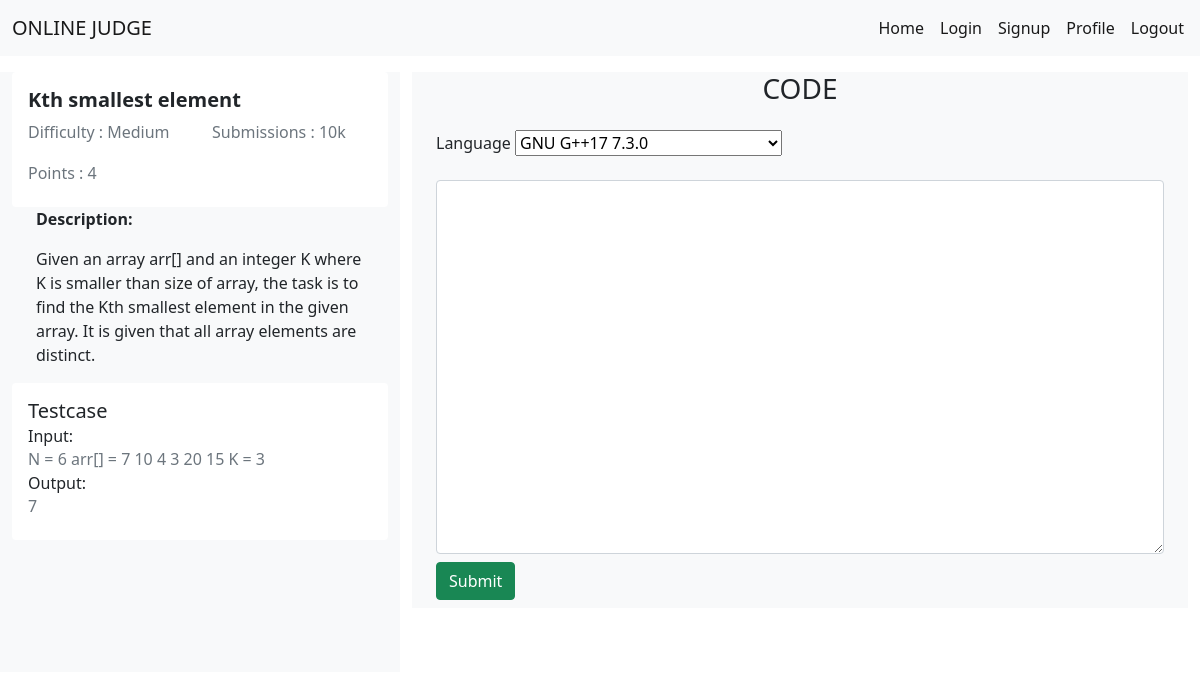
Page /online_judge/problem/104 on the committed database.
### online_judge/models.py (models this page shows, shortened)
class Problem(models.Model):
    problemId = models.IntegerField(primary_key=True)
    title = models.CharField(null=False, max_length=200)
    description = models.CharField(null=False, max_length=2000)
    difficulty = models.CharField(null=False, max_length=10)
    solved = models.BooleanField(default=False)
    score = models.IntegerField(default=0)
    topic = models.CharField(null=False, max_length=30)

class Testcase(models.Model):
    problemId = models.ForeignKey(Problem, on_delete=models.CASCADE)
    input = models.CharField(null=False, max_length=1000)
    output = models.CharField(null=False, max_length=1000)

### online_judge/views.py (the view)
# urls.py: path('problem/<int:problem_id>', views.submission, name='submission'),
def submission(request, problem_id):
    problem = get_object_or_404(Problem, pk=problem_id)
    return render(request, 'pages/submission.html', {'problem': problem})

### online_judge/templates/pages/submission.html (shortened to what this page needs)
<!DOCTYPE html>
<html lang="en">
<head>
    <link href="https://cdn.jsdelivr.net/npm/bootstrap@5.0.2/dist/css/bootstrap.min.css" rel="stylesheet">
</head>
<body>
    <nav class="navbar navbar-expand-lg navbar-light bg-light">
        <div class="container-fluid">
            <a class="navbar-brand" href="#">ONLINE JUDGE</a>
        </div>
        <div class="collapse navbar-collapse align-items-right mx-2" id="navbarScroll">
            <div class="d-flex">
                <ul class="navbar-nav me-auto my-2 my-lg-0 navbar-nav-scroll" style="--bs-scroll-height: 100px;">
                    <li class="nav-item">
                        <a class="nav-link active" aria-current="page" href="home">Home</a>
                    </li>
                    <li class="nav-item">
                        <a class="nav-link active" aria-current="page" href="login">Login</a>
                    </li>
                    <li class="nav-item">
                        <a class="nav-link active" aria-current="page" href="signup">Signup</a>
                    </li>
                    <li class="nav-item">
                        <a class="nav-link active" aria-current="page" href="profile">Profile</a>
                    </li>
                    <li class="nav-item">
                        <a class="nav-link active" aria-current="page" href="logout">Logout</a>
                    </li>
                </ul>
            </div>
        </div>
    </nav>
    <div class="container-fluid ">
        <div class="row my-3 ">
            <div class="col-4 bg-light " style="overflow: scroll;height:600px ">
                <div class="card " style="border: None; ">
                    <div class="card-body ">
                        <h5 class="card-title "><strong>{{ problem.title }}</strong></h5>
                        <div class="row">
                            <div class="col-6">
                                <h6 class="card-subtitle mb-2 text-muted " style="display: inline;">Difficulty : {{ problem.difficulty }}</h6>
                            </div>
                            <div class="col-6">
                                <h6 class="card-subtitle mb-2 text-muted " style="display: inline;">Submissions : 10k</h6>
                            </div>
                        </div>
                        <br class="">
                        <h6 class="card-subtitle mb-2 text-muted ">Points : {{ problem.score }}</h6>
                    </div>
                </div>
                <div class="container-fluid bg-light ">
                    <p class=" "><strong>Description:</strong></p>
                    <p class=" ">{{ problem.description }}</p>
                </div>
                {% for testcase in problem.testcase_set.all %}
                <div class="card " style="border: None; ">
                    <div class="card-body ">
                        <h5 class="card-title ">Testcase</h5>
                        <h6 class="card-subtitle mb-2 ">Input:</h6>
                        <h6 class="card-subtitle mb-2 text-muted ">{{ testcase.input }}</h6>
                        <h6 class="card-subtitle mb-2">Output:</h6>
                        <h6 class="card-subtitle mb-2 text-muted ">{{ testcase.output }}</h6>
                    </div>
                </div>
                {% endfor %}
            </div>
            <div class="col-8 ">
                <div class="container-fluid bg-light ">
                    <h3 class="text-center mb-4 opacity-h ">CODE</h3>
                    <div class="row ">
                        <div class="col-lg-7 ">
                            Language
                            <select name="language " id="id_language ">
                              <option value="54 " selected>GNU G++17 7.3.0</option>
                        </select>
                        </div>
                    </div>
                    <div class="form-outline my-4 ">
                        <form action=" " method="post">
                            <textarea class="form-control " rows="15 "></textarea>
                            <button class="btn btn-success btn-md my-2 " type=" submit ">Submit</button>
                        </form>
                    </div>
                </div>
            </div>
        </div>
    </div>
</body>
</html>

### rows in the picture
Problem: title "Kth smallest element", difficulty "Medium", score "4", description "Given an array arr[] and an integer K where K is smaller than size of array, the task is to find the Kth smallest element in the given array. It is given that all array elements are distinct."
Testcase: input "N = 6 arr[] = 7 10 4 3 20 15 K = 3", output "7"
